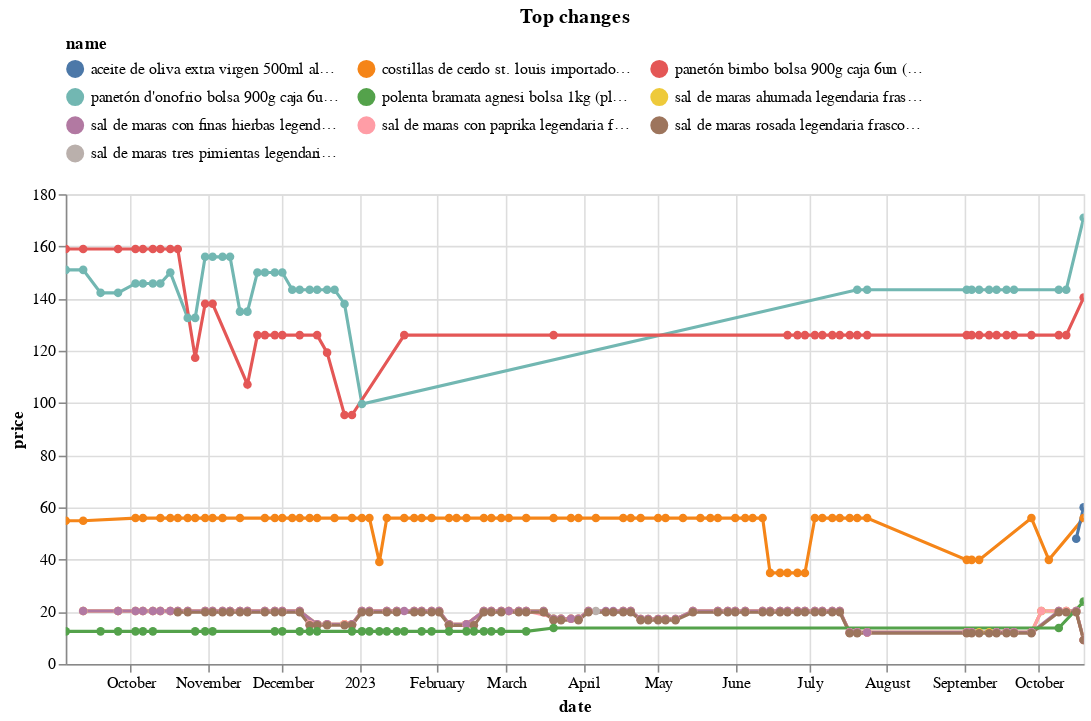

Notebook cell for this chart:
### Code cell
top_changes_abs.head(10).pipe(plot_changes, 'Top changes')

### Figure 1 — Vega-Lite specification as saved in the notebook (floating-point values rounded to 4 significant figures; data arrays with more than 128 entries replaced by an {"elided": "..."} marker saying what was removed)
{"config": {"view": {"continuousWidth": 300, "continuousHeight": 300}, "legend": {"columns": 3, "orient": "top"}}, "data": {"name": "data-a5e01ac1cebc81cf52b72d17610a862e"}, "mark": {"type": "line", "point": true}, "encoding": {"color": {"field": "name", "scale": {"domain": ["aceite de oliva extra virgen 500ml alkaline care x 2 (plaza_vea)", "costillas de cerdo st. louis importado (plaza_vea)", "panetón bimbo bolsa 900g caja 6un (plaza_vea)", "panetón d'onofrio bolsa 900g caja 6un (plaza_vea)", "polenta bramata agnesi bolsa 1kg (plaza_vea)", "sal de maras ahumada legendaria frasco 100g (plaza_vea)", "sal de maras con finas hierbas legendaria frasco 100g (plaza_vea)", "sal de maras con paprika legendaria frasco 100g (plaza_vea)", "sal de maras rosada legendaria frasco 100g (plaza_vea)", "sal de maras tres pimientas legendaria frasco 100g (plaza_vea)"]}, "type": "nominal"}, "tooltip": [{"field": "name", "type": "nominal"}, {"field": "price", "type": "quantitative"}, {"field": "last_price", "type": "quantitative"}], "x": {"field": "date", "type": "temporal"}, "y": {"field": "price", "type": "quantitative"}}, "params": [{"name": "param_7", "select": {"type": "point", "fields": ["name"]}, "bind": "legend"}, {"name": "param_8", "select": {"type": "interval", "encodings": ["x", "y"]}, "bind": "scales"}], "title": "Top changes", "transform": [{"filter": {"param": "param_7"}}], "width": 650, "$schema": "https://vega.github.io/schema/vega-lite/v5.15.1.json", "datasets": {"data-a5e01ac1cebc81cf52b72d17610a862e": {"elided": "595 records"}}}
